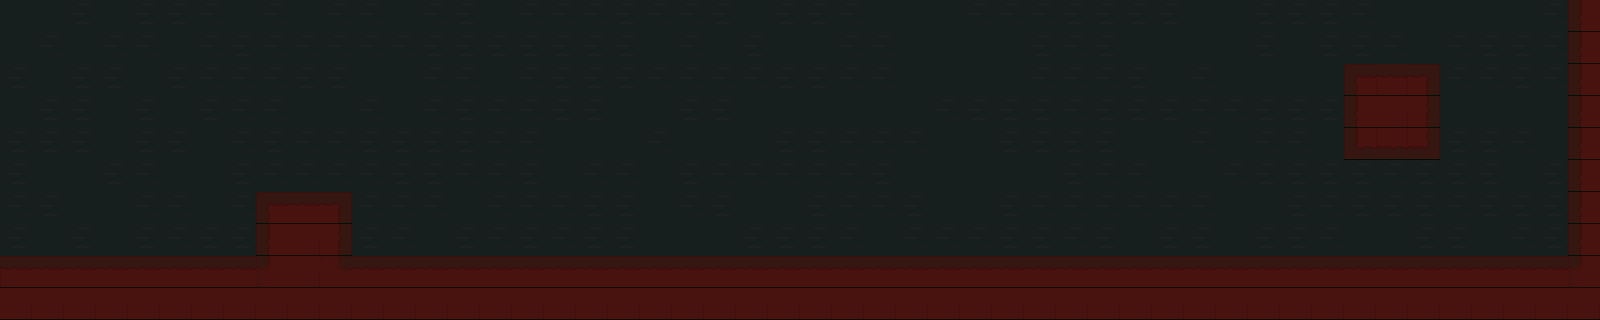

This is a level from a 2D game, rendered from its Tiled map with the project's own tilesets. A one-line summary and the map file follow, with tile-layer data summarised:
An orthogonal 50x10 tile map with 32x32 px tiles, 2 tile layers (collisions, terain), 2 tilesets.

<map version="1.0" orientation="orthogonal" width="50" height="10" tilewidth="32" tileheight="32">
 <tileset firstgid="1" name="leveltileset" tilewidth="32" tileheight="32">
  <image source="tiles.png" trans="000000" width="96" height="192" />
  <tile id="1">
   <properties>
    <property name="block" value="1" />
   </properties>
  </tile>
 </tileset>
 <tileset firstgid="19" name="editor" tilewidth="32" tileheight="32">
  <image source="editor.png" trans="ffffff" width="96" height="192" />
  <tile id="0">
   <properties>
    <property name="block" value="1" />
   </properties>
  </tile>
 </tileset>
 <layer name="collisions" width="50" height="10" opacity="0.27">
  <properties>
   <property name="blocked" value="1" />
  </properties>
  <data>[500 cells, 123 non-empty, 1 distinct tile ids]</data>
 </layer>
 <layer name="terain" width="50" height="10" opacity="0.16">
  <data>[500 cells, 500 non-empty, 16 distinct tile ids]</data>
 </layer>
</map>
